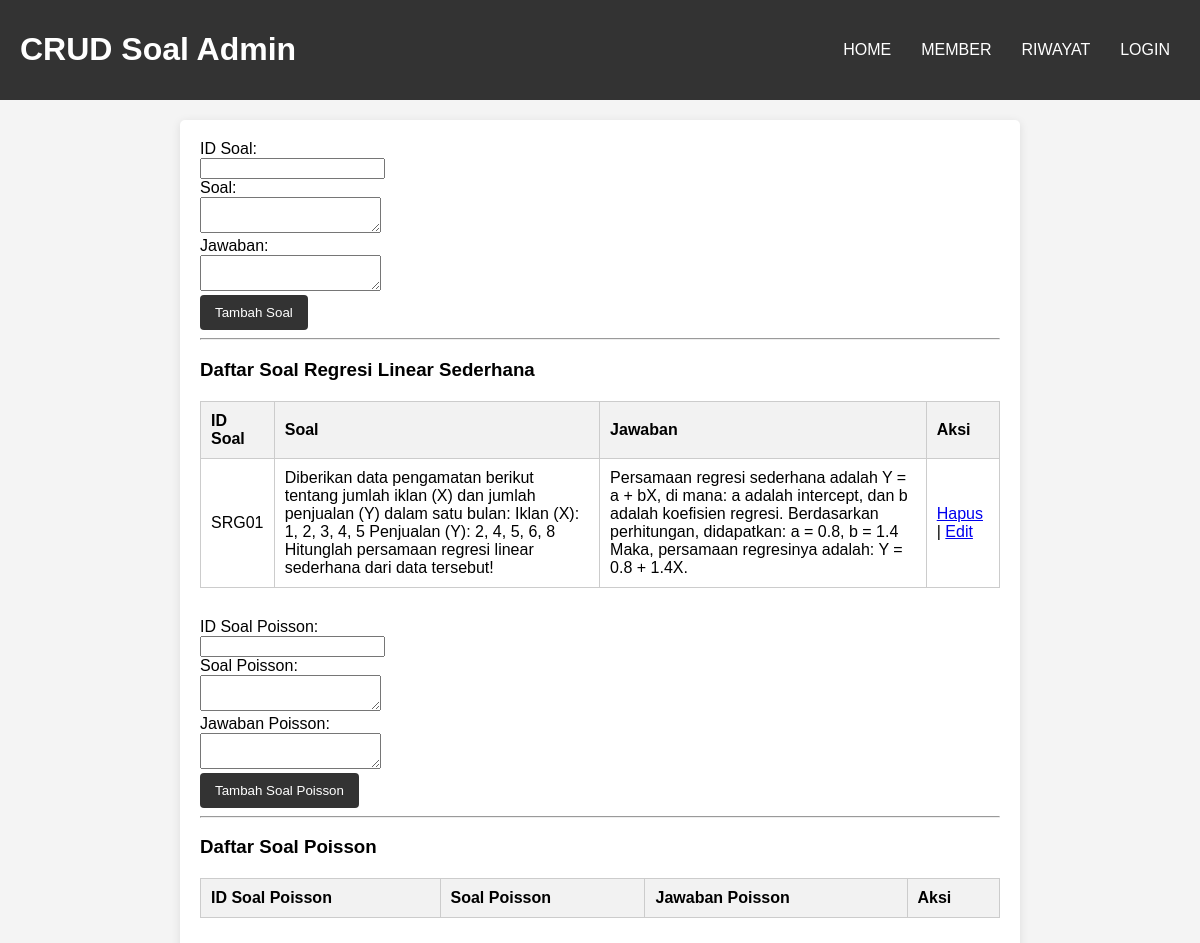
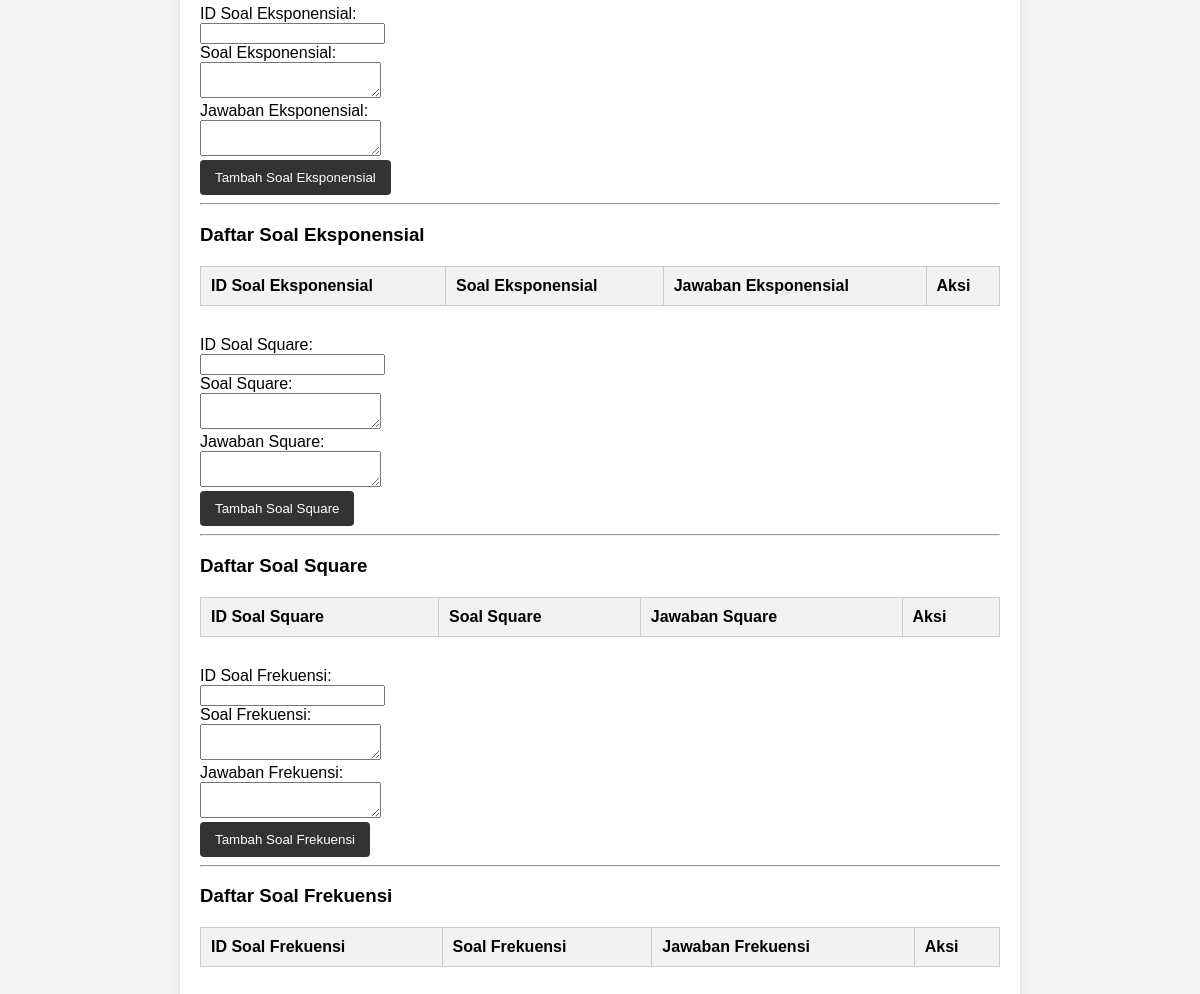
Page /crud_soal.php on the committed database (2 pictures, top to bottom).
### tables this page shows
CREATE TABLE `soal_regresi` (
  `id_soal` varchar(5) NOT NULL,
  `soal` longtext NOT NULL,
  `jawaban` longtext NOT NULL
);

### crud_soal.php (the view, shortened to what this page needs)
<?php
include 'connect.php';
?>
<!DOCTYPE html>
<html lang="id">
<head>
</head>
<body>
<div class="header">
    <h1>CRUD Soal Admin</h1>
    <nav>
        <a href="home1.php">HOME</a>
        <a href="member.php">MEMBER</a>
        <a href="riwayat.php">RIWAYAT</a>
        <?php if (isset($_SESSION['admin'])): ?>
            <a href="logout.php">LOGOUT</a>
        <?php else: ?>
            <a href="login.php">LOGIN</a>
        <?php endif; ?>
    </nav>
</div>
<div class="container">
    <div class="crud_topik">
    <form method="POST" action="">
        <label>ID Soal:</label><br>
        <input type="text" name="id_soal" required><br>
        <label>Soal:</label><br>
        <textarea name="soal" required></textarea><br>
        <label>Jawaban:</label><br>
        <textarea name="jawaban" required></textarea><br>
        <button type="submit" name="submit">Tambah Soal</button>
    </form>
    <hr>
    <h3>Daftar Soal Regresi Linear Sederhana</h3>
    <table>
        <tr>
            <th>ID Soal</th>
            <th>Soal</th>
            <th>Jawaban</th>
            <th>Aksi</th>
        </tr>
        <?php
        $query = "SELECT * FROM soal_regresi";
        $result = mysqli_query($connect, $query);
        while ($row = mysqli_fetch_assoc($result)) {
            echo "<tr>
                    <td>{$row['id_soal']}</td>
                    <td>{$row['soal']}</td>
                    <td>{$row['jawaban']}</td>
                    <td>
                        <a href='?delete={$row['id_soal']}'>Hapus</a> |
                        <a href='crud_soal.php?id={$row['id_soal']}'>Edit</a>
                    </td>
                  </tr>";
        }
        ?>
    </table>
    </div>
    <div class="crud_topik">
    <form method="POST" action="">
        <label>ID Soal Poisson:</label><br>
        <input type="text" name="id_soal" required><br>
        <label>Soal Poisson:</label><br>
        <textarea name="soal" required></textarea><br>
        <label>Jawaban Poisson:</label><br>
        <textarea name="jawaban" required></textarea><br>
        <button type="submit" name="submit_poisson">Tambah Soal Poisson</button>
    </form>
    <hr>
    <h3>Daftar Soal Poisson</h3>
    <table>
        <tr>
            <th>ID Soal Poisson</th>
            <th>Soal Poisson</th>
            <th>Jawaban Poisson</th>
            <th>Aksi</th>
        </tr>
    </table>
    </div>
    <div class="crud_topik">
    <form method="POST" action="">
        <label>ID Soal Eksponensial:</label><br>
        <input type="text" name="id_soal" required><br>
        <label>Soal Eksponensial:</label><br>
        <textarea name="soal" required></textarea><br>
        <label>Jawaban Eksponensial:</label><br>
        <textarea name="jawaban" required></textarea><br>
        <button type="submit" name="submit_eksponensial">Tambah Soal Eksponensial</button>
    </form>
    <hr>
    <h3>Daftar Soal Eksponensial</h3>
    <table>
        <tr>
            <th>ID Soal Eksponensial</th>
            <th>Soal Eksponensial</th>
            <th>Jawaban Eksponensial</th>
            <th>Aksi</th>
        </tr>
    </table>
    </div>
    <div class="crud_topik">
    <form method="POST" action="">
        <label>ID Soal Square:</label><br>
        <input type="text" name="id_soal" required><br>
        <label>Soal Square:</label><br>
        <textarea name="soal" required></textarea><br>
        <label>Jawaban Square:</label><br>
        <textarea name="jawaban" required></textarea><br>
        <button type="submit" name="submit_square">Tambah Soal Square</button>
    </form>
    <hr>
    <h3>Daftar Soal Square</h3>
    <table>
        <tr>
            <th>ID Soal Square</th>
            <th>Soal Square</th>
            <th>Jawaban Square</th>
            <th>Aksi</th>
        </tr>
    </table>
    </div>
    <div class="crud_topik">
    <form method="POST" action="">
        <label>ID Soal Frekuensi:</label><br>
        <input type="text" name="id_soal" required><br>
        <label>Soal Frekuensi:</label><br>
        <textarea name="soal" required></textarea><br>
        <label>Jawaban Frekuensi:</label><br>
        <textarea name="jawaban" required></textarea><br>
        <button type="submit" name="submit_frekuensi">Tambah Soal Frekuensi</button>
    </form>
    <hr>
    <h3>Daftar Soal Frekuensi</h3>
    <table>
        <tr>
            <th>ID Soal Frekuensi</th>
            <th>Soal Frekuensi</th>
            <th>Jawaban Frekuensi</th>
            <th>Aksi</th>
        </tr>
    </table>
    </div>
</div>
</body>
</html>

### crud_soal.php (style rules this page uses)
body { font-family: Arial, sans-serif; background-color: #f4f4f4; margin: 0; padding: 0; }
.header { display: flex; justify-content: space-between; background-color: #333; color: white; padding: 10px 20px; }
.header nav { display: flex; gap: 10px; align-items: center; }
.header a { color: white; text-decoration: none; padding: 10px; }
.container { max-width: 800px; margin: 20px auto; padding: 20px; background-color: white; border-radius: 5px; box-shadow: 0 2px 10px rgba(0, 0, 0, 0.1); }
.crud_topik { margin-bottom: 30px; }
table { width: 100%; border-collapse: collapse; margin-top: 20px; }
th, td { border: 1px solid #ccc; padding: 10px; text-align: left; }
th { background-color: #f2f2f2; }
button { padding: 10px 15px; background-color: #333; color: white; border: none; border-radius: 4px; cursor: pointer; }

### rows in the picture
soal_regresi: id_soal "SRG01", soal "Diberikan data pengamatan berikut tentang jumlah iklan (X) dan jumlah penjualan (Y) dalam satu bulan: Iklan (X): 1, 2, 3, 4, 5 Penjualan (Y): 2, 4, 5, 6, 8 Hitunglah persamaan regresi linear sederhana dari data tersebut!", jawaban "Persamaan regresi sederhana adalah Y = a + bX, di mana: a adalah intercept, dan b adalah koefisien regresi. Berdasarkan perhitungan, didapatkan: a = 0.8, b = 1.4 Maka, persamaan regresinya adalah: Y = 0.8 + 1.4X."
